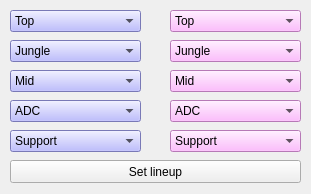
<?xml version="1.0" encoding="UTF-8"?>
<ui version="4.0">
 <class>Form</class>
 <widget class="QWidget" name="Form">
  <property name="geometry">
   <rect>
    <x>0</x>
    <y>0</y>
    <width>311</width>
    <height>194</height>
   </rect>
  </property>
  <property name="windowTitle">
   <string>Lineups</string>
  </property>
  <widget class="QComboBox" name="blue_top">
   <property name="geometry">
    <rect>
     <x>10</x>
     <y>10</y>
     <width>131</width>
     <height>22</height>
    </rect>
   </property>
   <property name="styleSheet">
    <string notr="true">background-color: rgb(170, 170, 255);</string>
   </property>
   <item>
    <property name="text">
     <string>Top</string>
    </property>
   </item>
  </widget>
  <widget class="QComboBox" name="purple_top">
   <property name="geometry">
    <rect>
     <x>170</x>
     <y>10</y>
     <width>131</width>
     <height>22</height>
    </rect>
   </property>
   <property name="styleSheet">
    <string notr="true">background-color: rgb(255, 170, 255)</string>
   </property>
   <item>
    <property name="text">
     <string>Top</string>
    </property>
   </item>
  </widget>
  <widget class="QComboBox" name="blue_mid">
   <property name="geometry">
    <rect>
     <x>10</x>
     <y>70</y>
     <width>131</width>
     <height>22</height>
    </rect>
   </property>
   <property name="styleSheet">
    <string notr="true">background-color: rgb(170, 170, 255);</string>
   </property>
   <item>
    <property name="text">
     <string>Mid</string>
    </property>
   </item>
  </widget>
  <widget class="QComboBox" name="purple_mid">
   <property name="geometry">
    <rect>
     <x>170</x>
     <y>70</y>
     <width>131</width>
     <height>22</height>
    </rect>
   </property>
   <property name="styleSheet">
    <string notr="true">background-color: rgb(255, 170, 255)</string>
   </property>
   <item>
    <property name="text">
     <string>Mid</string>
    </property>
   </item>
  </widget>
  <widget class="QComboBox" name="blue_jungle">
   <property name="geometry">
    <rect>
     <x>10</x>
     <y>40</y>
     <width>131</width>
     <height>22</height>
    </rect>
   </property>
   <property name="styleSheet">
    <string notr="true">background-color: rgb(170, 170, 255);</string>
   </property>
   <item>
    <property name="text">
     <string>Jungle</string>
    </property>
   </item>
  </widget>
  <widget class="QComboBox" name="purple_jungle">
   <property name="geometry">
    <rect>
     <x>170</x>
     <y>40</y>
     <width>131</width>
     <height>22</height>
    </rect>
   </property>
   <property name="styleSheet">
    <string notr="true">background-color: rgb(255, 170, 255)</string>
   </property>
   <item>
    <property name="text">
     <string>Jungle</string>
    </property>
   </item>
  </widget>
  <widget class="QComboBox" name="blue_adc">
   <property name="geometry">
    <rect>
     <x>10</x>
     <y>100</y>
     <width>131</width>
     <height>22</height>
    </rect>
   </property>
   <property name="styleSheet">
    <string notr="true">background-color: rgb(170, 170, 255);</string>
   </property>
   <item>
    <property name="text">
     <string>ADC</string>
    </property>
   </item>
  </widget>
  <widget class="QComboBox" name="purple_adc">
   <property name="geometry">
    <rect>
     <x>170</x>
     <y>100</y>
     <width>131</width>
     <height>22</height>
    </rect>
   </property>
   <property name="styleSheet">
    <string notr="true">background-color: rgb(255, 170, 255)</string>
   </property>
   <item>
    <property name="text">
     <string>ADC</string>
    </property>
   </item>
  </widget>
  <widget class="QComboBox" name="blue_support">
   <property name="geometry">
    <rect>
     <x>10</x>
     <y>130</y>
     <width>131</width>
     <height>22</height>
    </rect>
   </property>
   <property name="styleSheet">
    <string notr="true">background-color: rgb(170, 170, 255);</string>
   </property>
   <item>
    <property name="text">
     <string>Support</string>
    </property>
   </item>
  </widget>
  <widget class="QComboBox" name="purple_support">
   <property name="geometry">
    <rect>
     <x>170</x>
     <y>130</y>
     <width>131</width>
     <height>22</height>
    </rect>
   </property>
   <property name="styleSheet">
    <string notr="true">background-color: rgb(255, 170, 255)</string>
   </property>
   <item>
    <property name="text">
     <string>Support</string>
    </property>
   </item>
  </widget>
  <widget class="QPushButton" name="set_button">
   <property name="geometry">
    <rect>
     <x>10</x>
     <y>160</y>
     <width>291</width>
     <height>23</height>
    </rect>
   </property>
   <property name="text">
    <string>Set lineup</string>
   </property>
  </widget>
 </widget>
 <tabstops>
  <tabstop>blue_top</tabstop>
  <tabstop>purple_top</tabstop>
  <tabstop>purple_jungle</tabstop>
  <tabstop>blue_jungle</tabstop>
  <tabstop>blue_mid</tabstop>
  <tabstop>purple_mid</tabstop>
  <tabstop>purple_adc</tabstop>
  <tabstop>blue_adc</tabstop>
  <tabstop>blue_support</tabstop>
  <tabstop>purple_support</tabstop>
  <tabstop>set_button</tabstop>
 </tabstops>
 <resources/>
 <connections/>
</ui>
